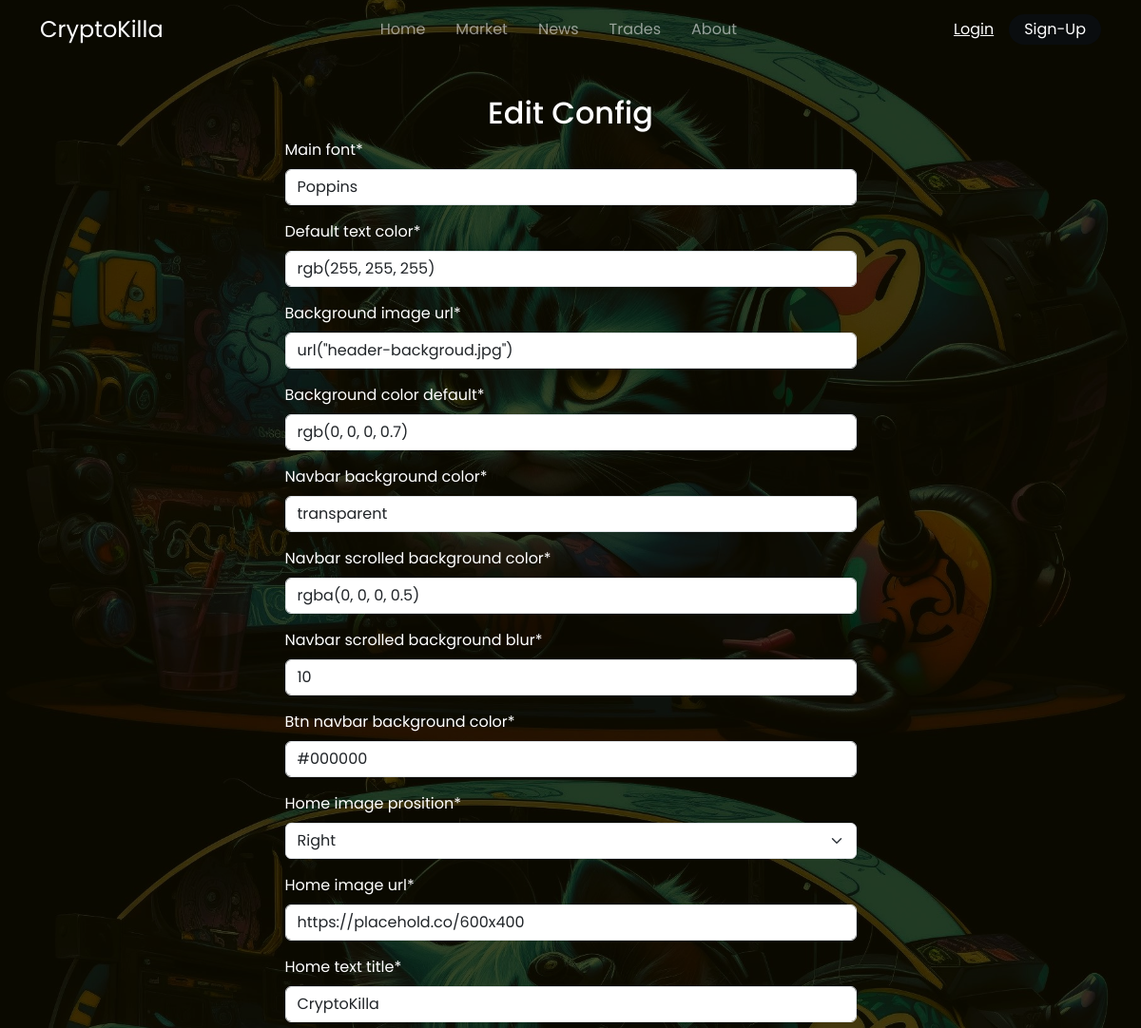
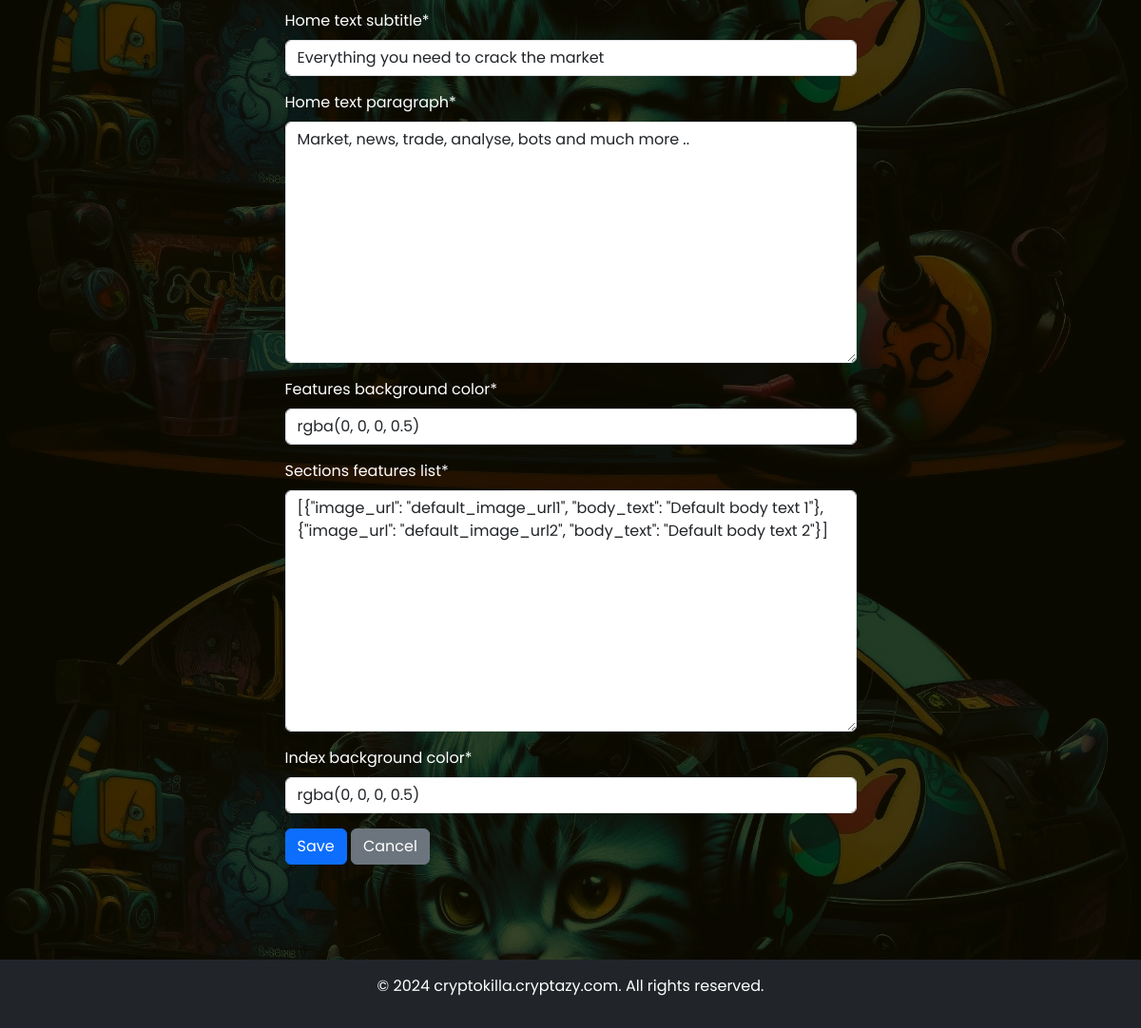
Page /config/1/update/ on the committed database (2 pictures, top to bottom).
### landing/models.py (models this page shows, shortened)
class Config(models.Model):
    main_font = models.CharField(max_length=50, default='Poppins')
    default_text_color = models.CharField(max_length=20, default='rgb(255, 255, 255)')
    background_image_url = models.CharField(max_length=100, default='url("header-backgroud.jpg")')
    background_color_default = models.CharField(max_length=20, default='rgb(0, 0, 0, 0.7)')
    navbar_background_color = models.CharField(max_length=20, default='transparent')
    navbar_scrolled_background_color = models.CharField(max_length=20, default='rgba(0, 0, 0, 0.5)')
    navbar_scrolled_background_blur = models.IntegerField(default=10)
    btn_navbar_background_color = models.CharField(max_length=20, default='#000000')
    home_image_prosition_choices = [
        ('left', 'Left'),
        ('right', 'Right'),
        ('center', 'Center'),
        ('none', 'None'),
    ]
    home_image_prosition = models.CharField(max_length=10, choices=home_image_prosition_choices, default='left')
    home_image_url = models.URLField(default='https://placehold.co/600x400')
    home_text_title = models.CharField(max_length=255, default='CryptoKilla')
    home_text_subtitle = models.CharField(max_length=255, default='Everything you need to crack the market')
    home_text_paragraph = models.TextField(default='Market, news, trade, analyse, bots and much more ..')
    features_background_color = models.CharField(max_length=20, default='')
    sections_features_list = models.JSONField(default=[
        {"image_url": "default_image_url1", "body_text": "Default body text 1"},
        {"image_url": "default_image_url2", "body_text": "Default body text 2"},
    ])
    index_background_color = models.CharField(max_length=20, default='')

### landing/views.py (the view)
# urls.py: path('config/<int:pk>/update/', ConfigUpdateView.as_view(), name='config-update'),
class ConfigUpdateView(UpdateView):
    model = Config
    form_class = ConfigForm
    template_name = 'landing/config_form.html'  # Create a template for the form
    success_url = '/'  # Redirect to the config list view after update

### landing/forms.py
class ConfigForm(forms.ModelForm):
    class Meta:
        model = Config
        fields = '__all__'  # You can customize this based on which fields you want to allow editing

### landing/templates/landing/config_form.html (shortened to what this page needs)
{% extends 'landing/base.html' %}
{%load static%}
{% load crispy_forms_tags %}
{% block content %}
<section id="create" class="d-flex flex-row justify-content-center align-items-center">
  <div class="container d-flex flex-column justify-content-center align-items-center" style="margin-top:100px; margin-bottom:100px; ">
  <h2>{% if config.id %}Edit{% else %}Create{% endif %} Config</h2>
  <form method="post" enctype="multipart/form-data">
    {{ form|crispy }}
    <button type="submit" class="btn btn-primary">Save</button>
    <a href="{% url 'config-list' %}" class="btn btn-secondary">Cancel</a>
  </form>
  </div>
  </section>
{% endblock %}

### rows in the picture
Config: main_font "Poppins", default_text_color "rgb(255, 255, 255)", background_image_url "url(\"header-backgroud.jpg\")", background_color_default "rgb(0, 0, 0, 0.7)", navbar_background_color "transparent", navbar_scrolled_background_color "rgba(0, 0, 0, 0.5)", navbar_scrolled_background_blur "10", btn_navbar_background_color "#000000", home_image_prosition "Right", home_image_url "https://placehold.co/600x400", home_text_title "CryptoKilla", home_text_subtitle "Everything you need to crack the market", home_text_paragraph "Market, news, trade, analyse, bots and much more ..", features_background_color "rgba(0, 0, 0, 0.5)", sections_features_list "[{\"image_url\": \"default_image_url1\", \"body_text\": \"Default body text 1\"}, {\"image_url\": \"default_image_url2\", \"body_text\": \"Default body text 2\"}]", index_background_color "rgba(0, 0, 0, 0.5)"
